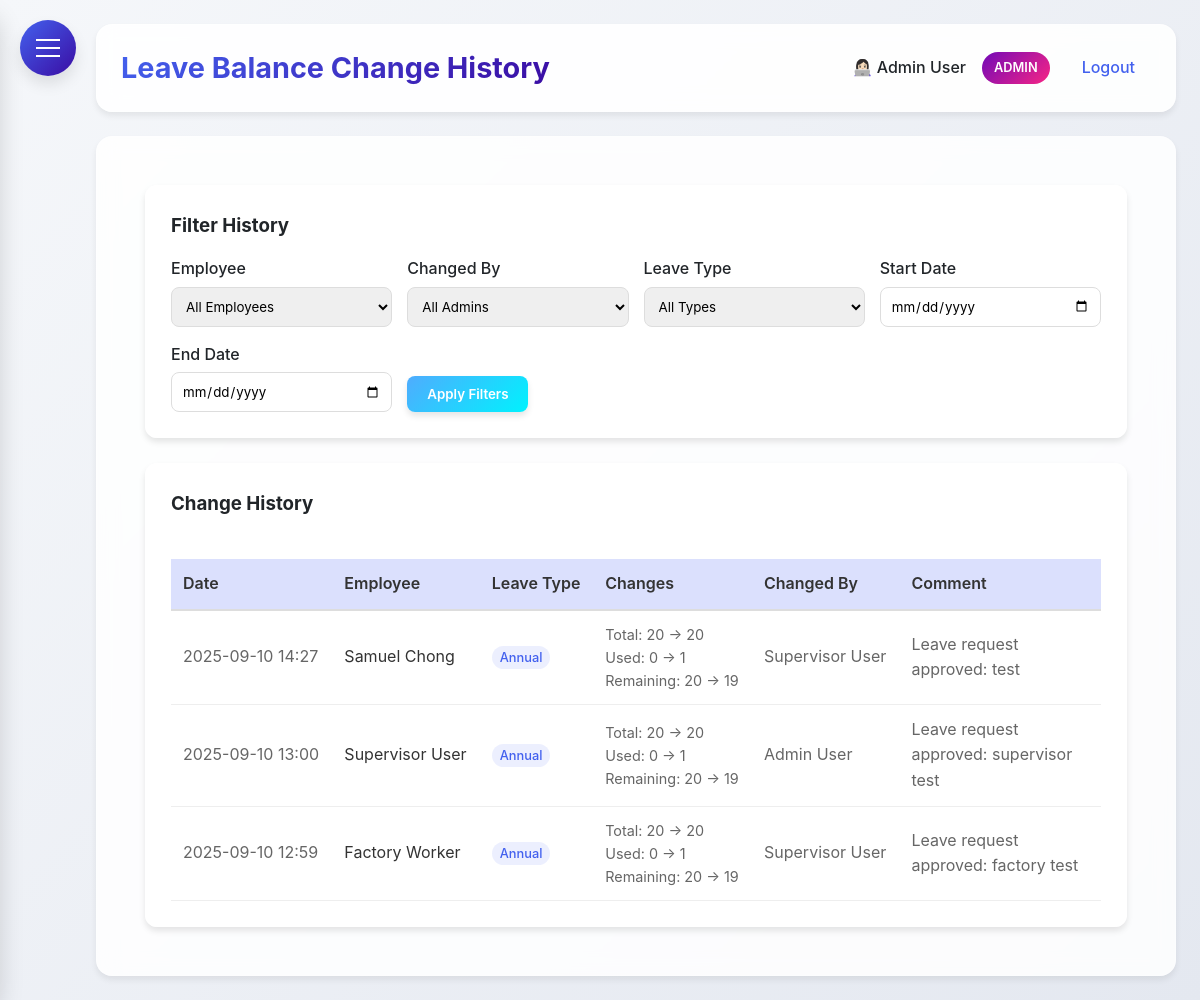
Page /leave_balance_history (signed in) on the earlier database version.
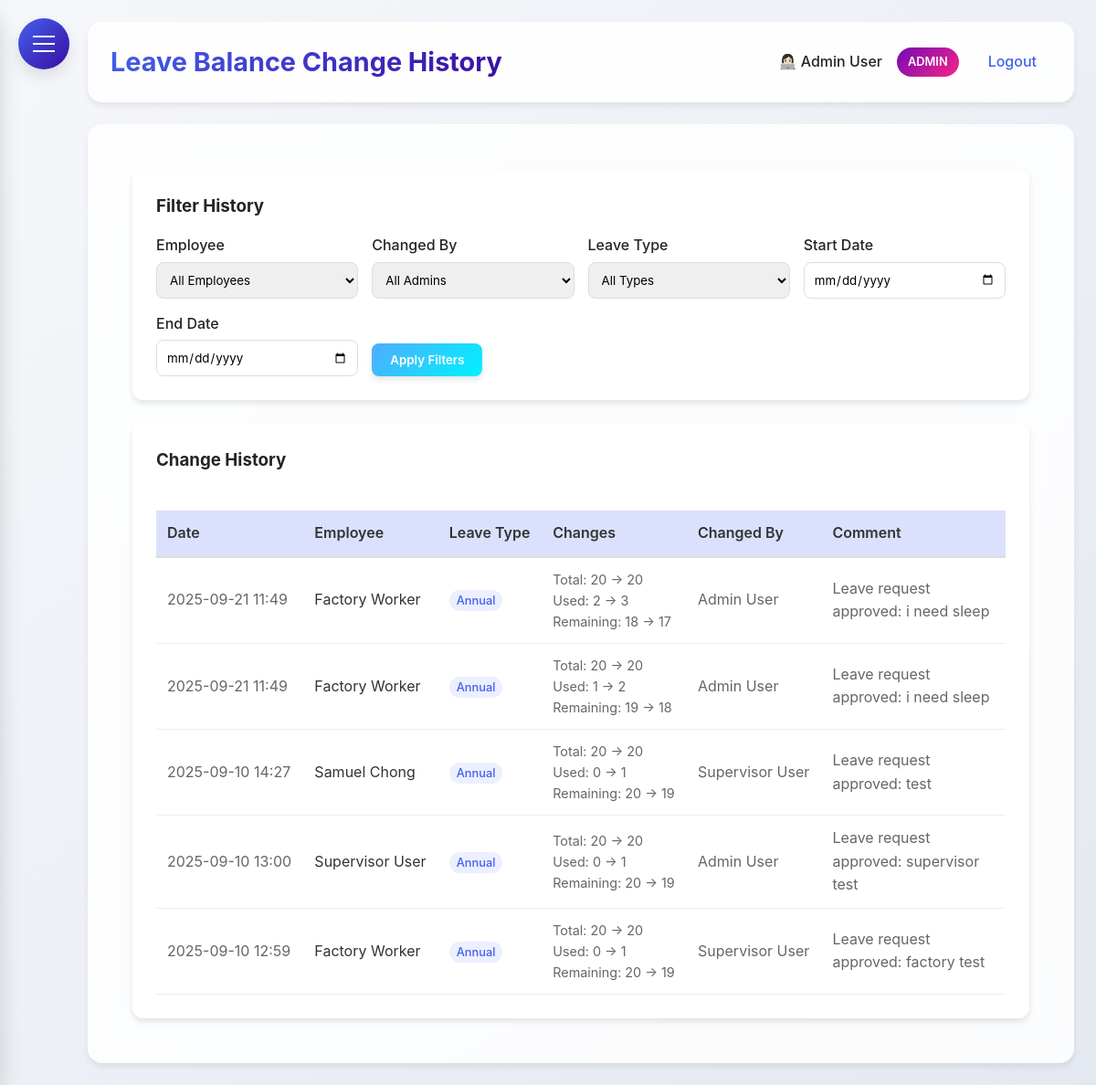
Same page on the later database version.
### HerculesSystem.py (models this page shows, shortened)
class Employee(UserMixin, db.Model):
    id = db.Column(db.Integer, primary_key=True)
    username = db.Column(db.String(80), unique=True, nullable=False)
    password = db.Column(db.String(120), nullable=False)
    full_name = db.Column(db.String(120), nullable=False)
    email = db.Column(db.String(120), unique=True, nullable=False)
    nationality = db.Column(db.String(80), nullable=False)
    employee_id = db.Column(db.String(80), unique=True, nullable=False)
    hire_date = db.Column(db.Date)
    is_admin = db.Column(db.Boolean, default=False)
    user_type = db.Column(db.String(20), default='employee')
    last_clock_in = db.Column(db.DateTime)
    last_clock_out = db.Column(db.DateTime)
    last_lunch_start = db.Column(db.DateTime)
    last_lunch_end = db.Column(db.DateTime)
    leave_balances = db.relationship('LeaveBalance', back_populates='employee', lazy=True)

class LeaveBalanceHistory(db.Model):
    id = db.Column(db.Integer, primary_key=True)
    employee_id = db.Column(db.Integer, db.ForeignKey('employee.id'), nullable=False)
    admin_id = db.Column(db.Integer, db.ForeignKey('employee.id'), nullable=False)
    leave_type = db.Column(db.String(20), nullable=False)
    old_total = db.Column(db.Integer, default=0)
    new_total = db.Column(db.Integer, default=0)
    old_used = db.Column(db.Integer, default=0)
    new_used = db.Column(db.Integer, default=0)
    old_remaining = db.Column(db.Integer, default=0)
    new_remaining = db.Column(db.Integer, default=0)
    comment = db.Column(db.Text)
    created_at = db.Column(db.DateTime, default=datetime.utcnow)
    employee = db.relationship('Employee', foreign_keys=[employee_id], backref=db.backref('balance_changes', lazy=True))
    admin = db.relationship('Employee', foreign_keys=[admin_id])

### HerculesSystem.py (the view)
@app.route('/leave_balance_history')
@login_required
def leave_balance_history():
    if current_user.user_type not in ['admin', 'supervisor']:
        flash('You do not have permission to view leave balance history.', 'danger')
        return redirect(url_for('leaves'))
    employee_id = request.args.get('employee_id', '')
    admin_id = request.args.get('admin_id', '')
    leave_type = request.args.get('leave_type', '')
    start_date = request.args.get('start_date', '')
    end_date = request.args.get('end_date', '')
    query = LeaveBalanceHistory.query
    if employee_id:
        query = query.filter(LeaveBalanceHistory.employee_id == employee_id)
    if admin_id:
        query = query.filter(LeaveBalanceHistory.admin_id == admin_id)
    if leave_type:
        query = query.filter(LeaveBalanceHistory.leave_type == leave_type)
    if start_date:
        try:
            start_date_obj = datetime.strptime(start_date, '%d-%m-%y')
            query = query.filter(LeaveBalanceHistory.created_at >= start_date_obj)
        except ValueError:
            pass
    if end_date:
        try:
            end_date_obj = datetime.strptime(end_date, '%d-%m-%y')
            query = query.filter(LeaveBalanceHistory.created_at <= end_date_obj)
        except ValueError:
            pass
    history_records = query.order_by(LeaveBalanceHistory.created_at.desc()).all()
    employees = Employee.query.all()
    admins = Employee.query.filter(Employee.user_type.in_(['admin', 'supervisor'])).all()
    return render_template('leave_balance_history.html',
                         history_records=history_records,
                         employees=employees,
                         admins=admins)

### HerculesSystem.py (called while the page is built)
@app.after_request
def add_security_headers(response):
    response.headers['Permissions-Policy'] = 'geolocation=()'
    return response

@login_manager.user_loader
def load_user(user_id):
    return db.session.get(Employee, int(user_id))

@app.context_processor
def inject_now():
    return {'now': datetime.utcnow()}

@app.before_request
def before_request():
    if request.url.startswith('https://'):
        new_url = request.url.replace('https://', 'http://', 1)
        return redirect(new_url, code=301)

### templates/leave_balance_history.html (shortened to what this page needs)
{% extends "base.html" %}
{% block content %}
<div class="dashboard-container">
    <div class="glass" style="padding: 25px; border-radius: 12px; margin-bottom: 25px;">
        <h3 style="margin-bottom: 15px;">Filter History</h3>
        <form method="GET" action="{{ url_for('leave_balance_history') }}">
            <div style="display: grid; grid-template-columns: repeat(auto-fit, minmax(200px, 1fr)); gap: 15px; align-items: end;">
                <div>
                    <label style="display: block; margin-bottom: 5px; font-weight: 500;">Employee</label>
                    <select name="employee_id" style="width: 100%; padding: 10px; border-radius: 8px; border: 1px solid #ddd;">
                        <option value="">All Employees</option>
                    </select>
                </div>
                <div>
                    <label style="display: block; margin-bottom: 5px; font-weight: 500;">Changed By</label>
                    <select name="admin_id" style="width: 100%; padding: 10px; border-radius: 8px; border: 1px solid #ddd;">
                        <option value="">All Admins</option>
                    </select>
                </div>
                <div>
                    <label style="display: block; margin-bottom: 5px; font-weight: 500;">Leave Type</label>
                    <select name="leave_type" style="width: 100%; padding: 10px; border-radius: 8px; border: 1px solid #ddd;">
                        <option value="">All Types</option>
                    </select>
                </div>
                <div>
                    <label style="display: block; margin-bottom: 5px; font-weight: 500;">Start Date</label>
                    <input type="date" name="start_date" value="{{ request.args.get('start_date', '') }}" style="width: 100%; padding: 10px; border-radius: 8px; border: 1px solid #ddd;">
                </div>
                <div>
                    <label style="display: block; margin-bottom: 5px; font-weight: 500;">End Date</label>
                    <input type="date" name="end_date" value="{{ request.args.get('end_date', '') }}" style="width: 100%; padding: 10px; border-radius: 8px; border: 1px solid #ddd;">
                </div>
                <div style="display: flex; gap: 10px;">
                    <button type="submit" class="btn" style="background: linear-gradient(135deg, #4facfe 0%, #00f2fe 100%);">
                        Apply Filters
                    </button>
                </div>
            </div>
        </form>
    </div>
    <div class="glass" style="padding: 25px; border-radius: 12px;">
        <h3 style="margin-bottom: 20px;">Change History</h3>
        {% if history_records %}
        <div style="overflow-x: auto;">
            <table style="width: 100%; border-collapse: collapse;">
                <thead>
                    <tr style="background: rgba(67, 97, 238, 0.1);">
                        <th style="padding: 12px; text-align: left; border-bottom: 2px solid #ddd; font-weight: 600;">Date</th>
                        <th style="padding: 12px; text-align: left; border-bottom: 2px solid #ddd; font-weight: 600;">Employee</th>
                        <th style="padding: 12px; text-align: left; border-bottom: 2px solid #ddd; font-weight: 600;">Leave Type</th>
                        <th style="padding: 12px; text-align: left; border-bottom: 2px solid #ddd; font-weight: 600;">Changes</th>
                        <th style="padding: 12px; text-align: left; border-bottom: 2px solid #ddd; font-weight: 600;">Changed By</th>
                        <th style="padding: 12px; text-align: left; border-bottom: 2px solid #ddd; font-weight: 600;">Comment</th>
                    </tr>
                </thead>
                <tbody>
                    {% for record in history_records %}
                    <tr>
                        <td style="padding: 12px; border-bottom: 1px solid #eee; color: #666;">{{ record.created_at.strftime('%Y-%m-%d %H:%M') }}</td>
                        <td style="padding: 12px; border-bottom: 1px solid #eee; color: #333;">{{ record.employee.full_name }}</td>
                        <td style="padding: 12px; border-bottom: 1px solid #eee;">
                            <span style="
                                padding: 4px 8px;
                                border-radius: 12px;
                                font-size: 0.8rem;
                                font-weight: 500;
                                background: rgba(67, 97, 238, 0.1);
                                color: #4361ee;
                                text-transform: capitalize;
                            ">
                                {{ record.leave_type }}
                            </span>
                        </td>
                        <td style="padding: 12px; border-bottom: 1px solid #eee;">
                            <div style="font-size: 0.9rem;">
                                <div>Total: {{ record.old_total }} → {{ record.new_total }}</div>
                                <div>Used: {{ record.old_used }} → {{ record.new_used }}</div>
                                <div>Remaining: {{ record.old_remaining }} → {{ record.new_remaining }}</div>
                            </div>
                        </td>
                        <td style="padding: 12px; border-bottom: 1px solid #eee; color: #666;">{{ record.admin.full_name }}</td>
                        <td style="padding: 12px; border-bottom: 1px solid #eee; color: #666; max-width: 200px;">{{ record.comment or 'No comment' }}</td>
                    </tr>
                    {% endfor %}
                </tbody>
            </table>
        </div>
        {% else %}
        <p style="text-align: center; color: #666; padding: 40px;">No history records found.</p>
        {% endif %}
    </div>
</div>
{% endblock %}

### templates/base.html (shortened to what this page needs)
<!DOCTYPE html>
<html lang="en">
<head>
</head>
<body>
    <div class="hamburger-menu" id="hamburgerMenu">
        <span></span>
    </div>
    <div class="main-content" id="mainContent">
        <div class="header">
            <h1>{% block header %}Hercules HR{% endblock %}</h1>
            <div class="user-info">
                {% if current_user.is_authenticated %}
                <span>👩🏻‍💻 {{ current_user.full_name }}</span>
                {% if current_user.user_type == 'admin' %}
                <span class="admin-badge">ADMIN</span>
                {% endif %}
                <a href="{{ url_for('logout') }}">Logout</a>
                {% else %}
                <a href="{{ url_for('login') }}">Login</a>
                {% endif %}
            </div>
        </div>
        <div class="content">
            {% block content %}{% endblock %}
        </div>
    </div>
</body>
</html>

### templates/base.html (style rules this page uses)
:root { --primary: #4361ee; --secondary: #3a0ca3; --accent: #7209b7; --success: #4cc9f0; --danger: #f72585; --warning: #fca311; --info: #4895ef; --light: #f8f9fa; --dark: #212529; --gray: #6c757d; --gradient-primary: linear-gradient(135deg, #4361ee, #3a0ca3); --sidebar-gradient: linear-gradient(135deg, #4361ee, #3a0ca3); --gradient-accent: linear-gradient(135deg, #7209b7, #f72585); --shadow-sm: 0 4px 6px rgba(0, 0, 0, 0.07); --shadow-md: 0 8px 15px rgba(0, 0, 0, 0.1); --shadow-lg: 0 15px 25px rgba(0, 0, 0, 0.15); --border-radius: 12px; --border-radius-lg: 16px; --border-radius-xl: 20px; --sidebar-radius: 20px; --dark-bg: #1a1f35; --dark-container: #252a40; }
* { margin: 0; padding: 0; box-sizing: border-box; font-family: 'Inter', 'Segoe UI', system-ui, -apple-system, sans-serif; }
body { display: flex; min-height: 100vh; background: linear-gradient(135deg, #f5f7fa 0%, #e4e8f0 100%); color: var(--dark); line-height: 1.6; transition: background 0.3s ease, color 0.3s ease; }
.glass { background: rgba(255, 255, 255, 0.85); backdrop-filter: blur(10px); border-radius: var(--border-radius); border: 1px solid rgba(255, 255, 255, 0.2); box-shadow: var(--shadow-sm); transition: background 0.3s ease, border 0.3s ease; }
.hamburger-menu { position: fixed; top: 20px; left: 20px; z-index: 1000; cursor: pointer; background: var(--gradient-primary); border-radius: 50%; width: 56px; height: 56px; display: flex; align-items: center; justify-content: center; box-shadow: var(--shadow-md); transition: all 0.3s ease; }
.hamburger-menu span { display: block; width: 24px; height: 2px; background: #fff; position: relative; transition: all 0.3s cubic-bezier(0.4, 0, 0.2, 1); }
.hamburger-menu span:before, .hamburger-menu span:after { content: ''; position: absolute; width: 24px; height: 2px; background: #fff; transition: all 0.3s cubic-bezier(0.4, 0, 0.2, 1); }
.hamburger-menu span:before { top: -8px; }
.hamburger-menu span:after { top: 8px; }
.main-content { flex: 1; padding: 24px; margin-left: 0; transition: margin-left 0.3s cubic-bezier(0.4, 0, 0.2, 1); padding-left: 96px; }
.header { background: rgba(255, 255, 255, 0.9); backdrop-filter: blur(10px); padding: 20px 24px; border-radius: var(--border-radius-lg); box-shadow: var(--shadow-sm); display: flex; justify-content: space-between; align-items: center; margin-bottom: 24px; border: 1px solid rgba(255, 255, 255, 0.2); transition: background 0.3s ease, border 0.3s ease; }
.header h1 { font-size: 1.8rem; font-weight: 700; background: var(--gradient-primary); -webkit-background-clip: text; background-clip: text; color: transparent; }
.user-info { display: flex; align-items: center; gap: 16px; }
.user-info span { color: var(--dark); font-weight: 500; }
.user-info .admin-badge { background: var(--gradient-accent); color: white; padding: 6px 12px; border-radius: 20px; font-size: 0.8rem; font-weight: 600; }
.user-info a { color: var(--primary); text-decoration: none; font-weight: 500; transition: all 0.2s ease; padding: 8px 16px; border-radius: 8px; }
.content { background: rgba(255, 255, 255, 0.85); backdrop-filter: blur(10px); padding: 28px; border-radius: var(--border-radius-lg); box-shadow: var(--shadow-sm); border: 1px solid rgba(255, 255, 255, 0.2); transition: background 0.3s ease, border 0.3s ease; }
.btn { display: inline-block; padding: 12px 24px; border-radius: var(--border-radius); text-decoration: none; font-weight: 600; transition: all 0.3s ease; border: none; cursor: pointer; box-shadow: var(--shadow-sm); }
table { color: var(--dark); }
.content { animation: fadeIn 0.4s ease-out; }

### templates/leave_balance_history.html (style rules this page uses)
.dashboard-container { width: 100%; padding: 20px; }
.glass { background: rgba(255, 255, 255, 0.8); backdrop-filter: blur(10px); box-shadow: 0 4px 6px rgba(0, 0, 0, 0.1); }
.btn { display: inline-block; padding: 10px 20px; border-radius: 8px; text-decoration: none; font-weight: 600; transition: all 0.3s ease; color: white; box-shadow: 0 4px 6px rgba(0, 0, 0, 0.1); border: none; cursor: pointer; }
table { width: 100%; border-collapse: collapse; margin-top: 20px; }
th { background: rgba(67, 97, 238, 0.1); padding: 12px; text-align: left; border-bottom: 2px solid #ddd; font-weight: 600; color: #333; }
td { padding: 12px; border-bottom: 1px solid #eee; color: #666; }

Differences in the rows shown:
added LeaveBalanceHistory: created_at "2025-09-21 11:49", employee.full_name "Factory Worker", leave_type "Annual", old_total "20", new_total "20", old_used "2", new_used "3", old_remaining "18", new_remaining "17", admin.full_name "Admin User", comment "Leave request approved: i need sleep"
added LeaveBalanceHistory: created_at "2025-09-21 11:49", employee.full_name "Factory Worker", leave_type "Annual", old_total "20", new_total "20", old_used "1", new_used "2", old_remaining "19", new_remaining "18", admin.full_name "Admin User", comment "Leave request approved: i need sleep"
